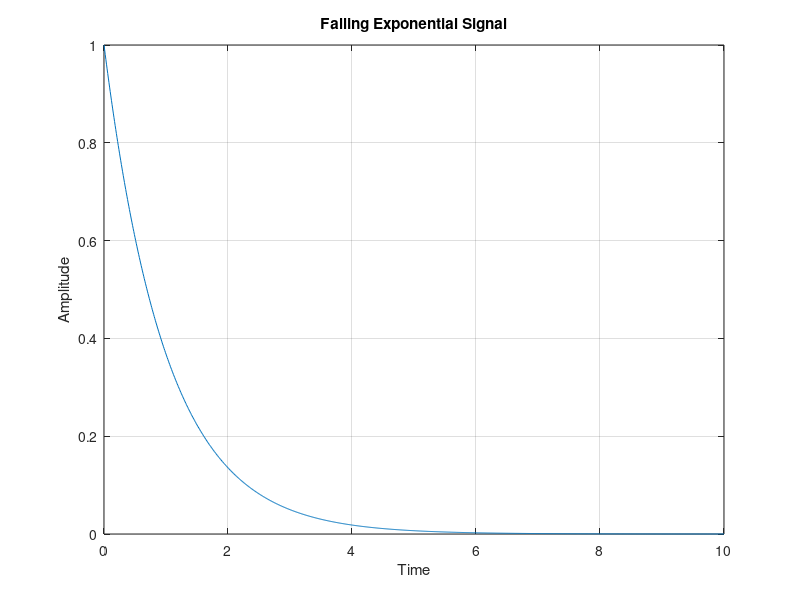

MATLAB code to generate this figure:
% standard-signals.m


% Unit Impulse Signal (Delta Function)
clc; clear; close all;

t = -10:10; % Time vector
delta = (t == 0); % Delta function
stem(t, delta); % Plotting
title('Unit Impulse Signal');
xlabel('Time');
ylabel('Amplitude');

%%
%Unit Step Signal
clc; clear; close all;

t = -10:10; % Time vector
step = (t >= 0); % Step function
stem(t, step); % Plotting
title('Unit Step Signal');
xlabel('Time');
ylabel('Amplitude');

%%
clc; clear; close all;

% Ramp Signal

t = -10:10; % Time vector
ramp = t .* (t >= 0); % Ramp function
stem(t, ramp); % Plotting
title('Ramp Signal');
xlabel('Time');
ylabel('Amplitude');

%%
clc; clear; close all;

% Exponential Signal

t = -10:0.1:10; % Time vector
a = 1; % Exponential growth rate
exp_signal = exp(a * t); % Exponential function
plot(t, exp_signal); % Plotting
title('Exponential Signal');
xlabel('Time');
ylabel('Amplitude');

%%
clc; clear; close all;

% Sinusoidal Signal

t = 0:0.01:1; % Time vector
A = 1; % Amplitude
f = 5; % Frequency in Hz
phi = 0; % Phase in radians
sinusoid = A * sin(2 * pi * f * t + phi); % Sinusoidal function
plot(t, sinusoid); % Plotting
title('Sinusoidal Signal');
xlabel('Time');
ylabel('Amplitude');

%%
clc; clear; close all;
% Time vector
t = 0:0.01:10; % From 0 to 10 seconds with a step of 0.01 seconds

% Exponential decay rate
a = 1; % You can change this value to see different rates of decay

% Falling exponential function
falling_exp_signal = exp(-a * t);

% Plotting the signal
plot(t, falling_exp_signal);
title('Falling Exponential Signal');
xlabel('Time');
ylabel('Amplitude');
grid on;



